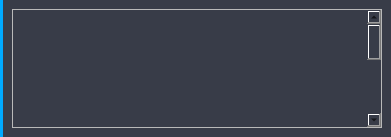
<?xml version="1.0" encoding="UTF-8"?>
<ui version="4.0">
 <class>Form</class>
 <widget class="QWidget" name="Form">
  <property name="geometry">
   <rect>
    <x>0</x>
    <y>0</y>
    <width>391</width>
    <height>137</height>
   </rect>
  </property>
  <property name="windowTitle">
   <string>Form</string>
  </property>
  <property name="styleSheet">
   <string notr="true">background-color: rgb(56, 60, 72);
</string>
  </property>
  <layout class="QHBoxLayout" name="horizontalLayout">
   <property name="spacing">
    <number>0</number>
   </property>
   <property name="leftMargin">
    <number>0</number>
   </property>
   <property name="topMargin">
    <number>0</number>
   </property>
   <property name="rightMargin">
    <number>0</number>
   </property>
   <property name="bottomMargin">
    <number>0</number>
   </property>
   <item>
    <widget class="QWidget" name="sidebar" native="true">
     <property name="minimumSize">
      <size>
       <width>3</width>
       <height>0</height>
      </size>
     </property>
     <property name="maximumSize">
      <size>
       <width>3</width>
       <height>16777215</height>
      </size>
     </property>
     <property name="styleSheet">
      <string notr="true">background-color: rgb(0, 170, 255);</string>
     </property>
    </widget>
   </item>
   <item>
    <widget class="QWidget" name="widget_2" native="true">
     <layout class="QVBoxLayout" name="verticalLayout">
      <item>
       <widget class="QScrollArea" name="scrollArea">
        <property name="styleSheet">
         <string notr="true">QScrollArea {
    background-color: #F0F0F0;
}

QScrollBar:vertical {
    width: 12px;
	background-color: rgb(56, 60, 72);
}

QScrollBar::handle:vertical {
    background: #AAAAAA;
	background-color: rgb(230, 230, 230);
	border-radius: 5px;
}

QScrollBar::add-line:vertical,
QScrollBar::sub-line:vertical {
    height: 12px;
    background: none;
}

QScrollBar::add-page:vertical,
QScrollBar::sub-page:vertical {
    background: none;
}
</string>
        </property>
        <property name="horizontalScrollBarPolicy">
         <enum>Qt::ScrollBarAlwaysOff</enum>
        </property>
        <property name="widgetResizable">
         <bool>true</bool>
        </property>
        <widget class="QWidget" name="scrollAreaWidgetContents">
         <property name="geometry">
          <rect>
           <x>0</x>
           <y>-195</y>
           <width>349</width>
           <height>312</height>
          </rect>
         </property>
         <layout class="QVBoxLayout" name="verticalLayout_2">
          <item>
           <widget class="QWidget" name="widget" native="true">
            <property name="minimumSize">
             <size>
              <width>240</width>
              <height>120</height>
             </size>
            </property>
            <property name="maximumSize">
             <size>
              <width>240</width>
              <height>120</height>
             </size>
            </property>
           </widget>
          </item>
          <item>
           <widget class="QWidget" name="widget_6" native="true"/>
          </item>
          <item>
           <widget class="QWidget" name="widget_5" native="true"/>
          </item>
          <item>
           <widget class="QWidget" name="widget_4" native="true"/>
          </item>
          <item>
           <widget class="QWidget" name="widget_3" native="true">
            <property name="minimumSize">
             <size>
              <width>240</width>
              <height>120</height>
             </size>
            </property>
            <property name="maximumSize">
             <size>
              <width>240</width>
              <height>120</height>
             </size>
            </property>
           </widget>
          </item>
         </layout>
        </widget>
       </widget>
      </item>
     </layout>
    </widget>
   </item>
  </layout>
 </widget>
 <resources/>
 <connections/>
</ui>
